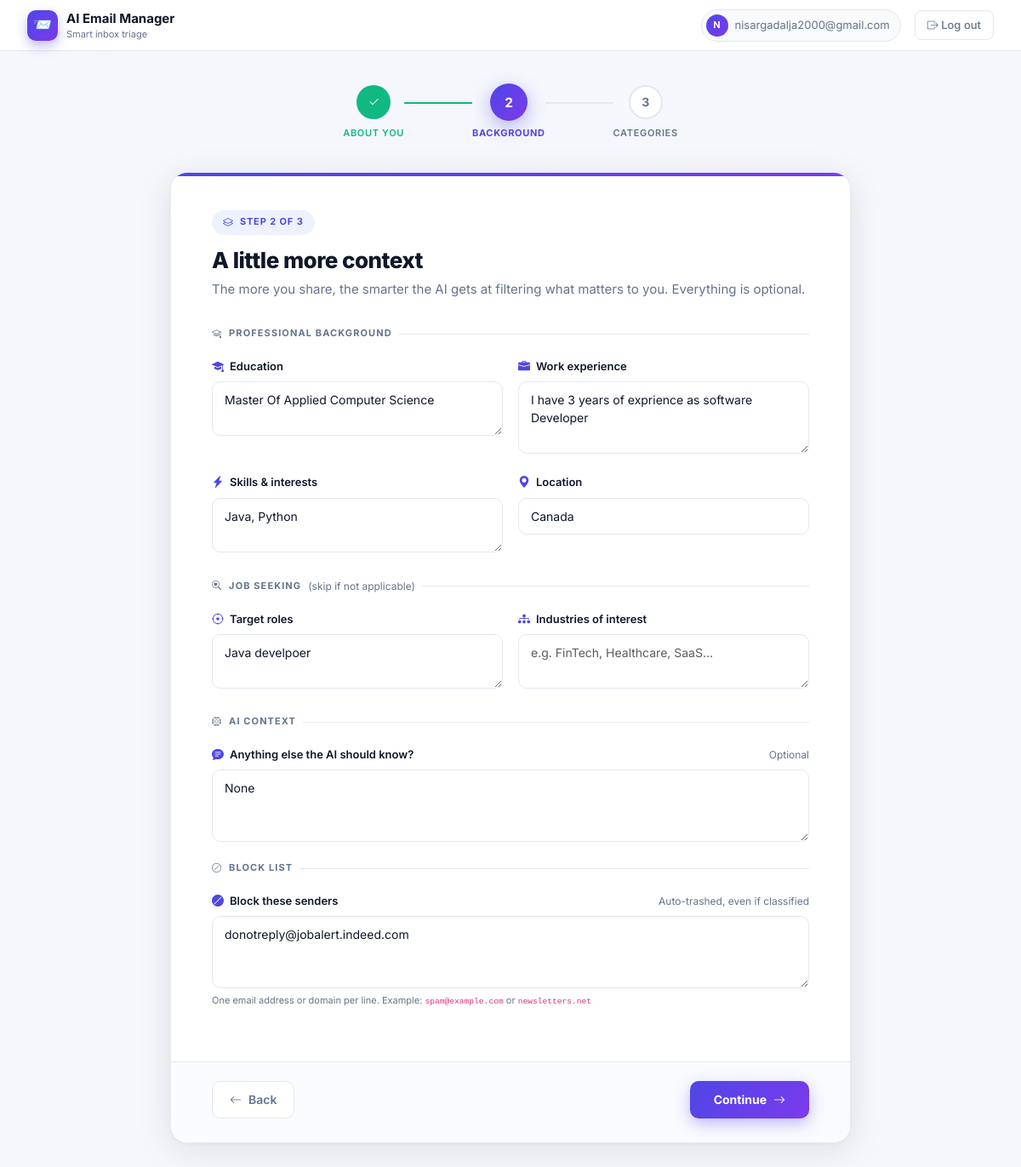
/accounts/onboarding/step2/ (signed in), run on an earlier commit of the app's database.
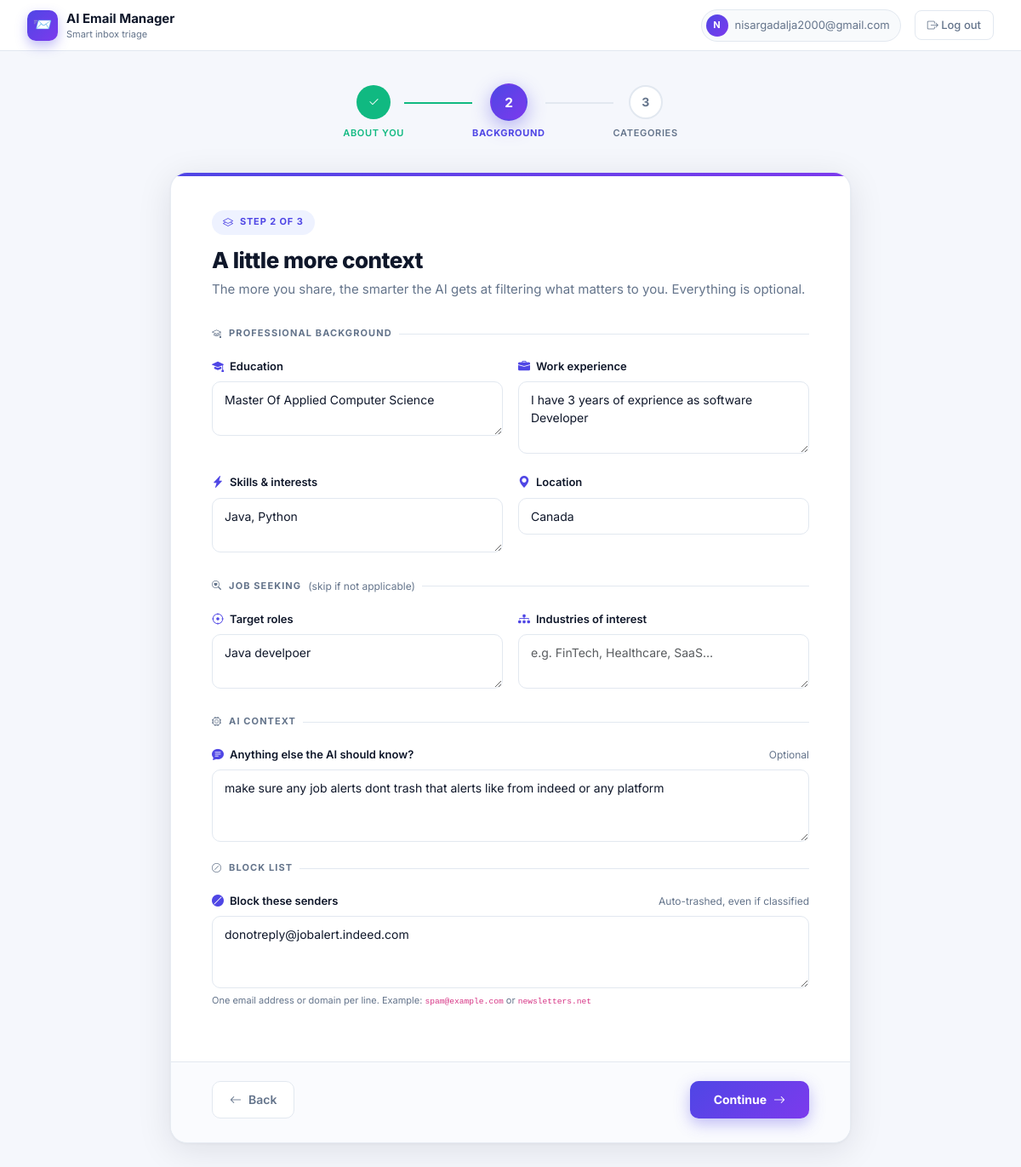
And on a later commit of the database.
### accounts/models.py (models this page shows, shortened)
class UserProfile(models.Model):
    ROLE_CHOICES = [
        ("student","Student"),("job_seeker","Job Seeker"),
        ("working_pro","Working Professional"),("hr","HR / Recruiter"),
        ("manager","Manager / Leadership"),("freelancer","Freelancer / Consultant"),
        ("sales","Sales"),("support","Customer Support"),
        ("entrepreneur","Entrepreneur / Founder"),("other","Other"),
    ]
    EMAIL_TYPE_CHOICES = [("personal","Personal"),("work","Work"),("mixed","Mixed")]
    user                 = models.OneToOneField(User, on_delete=models.CASCADE, related_name="profile")
    full_name            = models.CharField(max_length=200, blank=True)
    current_role         = models.CharField(max_length=32, choices=ROLE_CHOICES, default="other")
    current_position     = models.CharField(max_length=200, blank=True)
    current_organization = models.CharField(max_length=200, blank=True)
    org_domain           = models.CharField(max_length=120, blank=True)
    education            = models.TextField(blank=True)
    experience           = models.TextField(blank=True)
    skills_interests     = models.TextField(blank=True)
    target_roles         = models.TextField(blank=True)
    industries           = models.TextField(blank=True)
    location             = models.CharField(max_length=200, blank=True)
    email_type           = models.CharField(max_length=16, choices=EMAIL_TYPE_CHOICES, default="mixed")
    additional_context   = models.TextField(blank=True)
    onboarded            = models.BooleanField(default=False)
    onboarding_step      = models.IntegerField(default=1)
    live_classification  = models.BooleanField(default=False)
    blocked_senders      = models.TextField(blank=True)
    updated_at           = models.DateTimeField(auto_now=True)

### accounts/views.py (the view)
# urls.py: path("onboarding/step2/", views.onboarding_step2, name="onboarding_step2"),
@login_required
def onboarding_step2(request):
    profile = _ensure_profile(request)
    if request.method == "POST":
        form = ProfileStep2Form(request.POST, instance=profile)
        if form.is_valid():
            form.save()
            profile.onboarding_step = 3
            profile.save(update_fields=["onboarding_step"])
            return redirect("onboarding_step3")
    else:
        form = ProfileStep2Form(instance=profile)
    return render(request, "onboarding_step2.html", {"form": form, "step": 2})

### accounts/context_processors.py (called while the page is built)
def active_job(request):
    if not request.user.is_authenticated:
        return {}
    job = (ClassificationJob.objects
           .filter(user=request.user, status__in=["pending", "running"])
           .order_by("-id").first())
    return {"global_active_job": job}

### accounts/views.py (called while the page is built)
def _ensure_profile(request):
    profile, _ = UserProfile.objects.get_or_create(
        user=request.user, defaults={"full_name": request.user.get_full_name()},
    )
    return profile

### templates/onboarding_step2.html (shortened to what this page needs)
{% extends "onboarding_base.html" %}
{% block s1_class %}done{% endblock %}
{% block s1_icon %}<i class="bi bi-check2"></i>{% endblock %}
{% block l1_class %}done{% endblock %}
{% block s2_class %}active{% endblock %}
{% block s2_icon %}2{% endblock %}
{% block s3_icon %}3{% endblock %}
{% block ob_content %}
<form method="post" novalidate>{% csrf_token %}
  <div class="ob-card-body">
    <div class="ob-card-header">
      <div class="ob-card-step-badge"><i class="bi bi-layers"></i>Step 2 of 3</div>
      <h1 class="ob-card-title">A little more context</h1>
      <p class="ob-card-sub">The more you share, the smarter the AI gets at filtering what matters to you. Everything is optional.</p>
    </div>
    <div class="ob-section-title"><i class="bi bi-mortarboard"></i> Professional background</div>
    <div class="ob-field-grid">
      <div class="ob-field">
        <label class="ob-label"><i class="bi bi-mortarboard-fill"></i> Education</label>
        {{ form.education }}
      </div>
      <div class="ob-field">
        <label class="ob-label"><i class="bi bi-briefcase-fill"></i> Work experience</label>
        {{ form.experience }}
      </div>
    </div>
    <div class="ob-field-grid">
      <div class="ob-field">
        <label class="ob-label"><i class="bi bi-lightning-charge-fill"></i> Skills & interests</label>
        {{ form.skills_interests }}
      </div>
      <div class="ob-field">
        <label class="ob-label"><i class="bi bi-geo-alt-fill"></i> Location</label>
        {{ form.location }}
      </div>
    </div>
    <div class="ob-section-title" style="margin-top:8px"><i class="bi bi-search-heart"></i> Job seeking <span style="font-weight:400;text-transform:none;letter-spacing:0;font-size:12px">(skip if not applicable)</span></div>
    <div class="ob-field-grid">
      <div class="ob-field">
        <label class="ob-label"><i class="bi bi-crosshair"></i> Target roles</label>
        {{ form.target_roles }}
      </div>
      <div class="ob-field">
        <label class="ob-label"><i class="bi bi-diagram-3-fill"></i> Industries of interest</label>
        {{ form.industries }}
      </div>
    </div>
    <div class="ob-section-title" style="margin-top:8px"><i class="bi bi-cpu"></i> AI context</div>
    <div class="ob-field">
      <label class="ob-label"><i class="bi bi-chat-text-fill"></i> Anything else the AI should know? <span class="ob-hint">Optional</span></label>
      {{ form.additional_context }}
    </div>
    <div class="ob-section-title" style="margin-top:8px"><i class="bi bi-slash-circle"></i> Block list</div>
    <div class="ob-field">
      <label class="ob-label"><i class="bi bi-ban-fill"></i> Block these senders <span class="ob-hint">Auto-trashed, even if classified</span></label>
      {{ form.blocked_senders }}
      <div style="font-size:11px;color:var(--muted);margin-top:6px">One email address or domain per line. Example: <code>spam@example.com</code> or <code>newsletters.net</code></div>
    </div>
  </div>
  <div class="ob-card-footer">
    <a href="{% url 'onboarding_step1' %}" class="ob-btn-back">
      <i class="bi bi-arrow-left"></i> Back
    </a>
    <button type="submit" class="ob-btn-next">
      Continue <i class="bi bi-arrow-right"></i>
    </button>
  </div>
</form>
{% endblock %}

What changed in the data, as far as the page shows it:
changed UserProfile "Master Of Applied Computer Science": additional_context "None" → "make sure any job alerts dont trash that alerts like from indeed or any platform"
